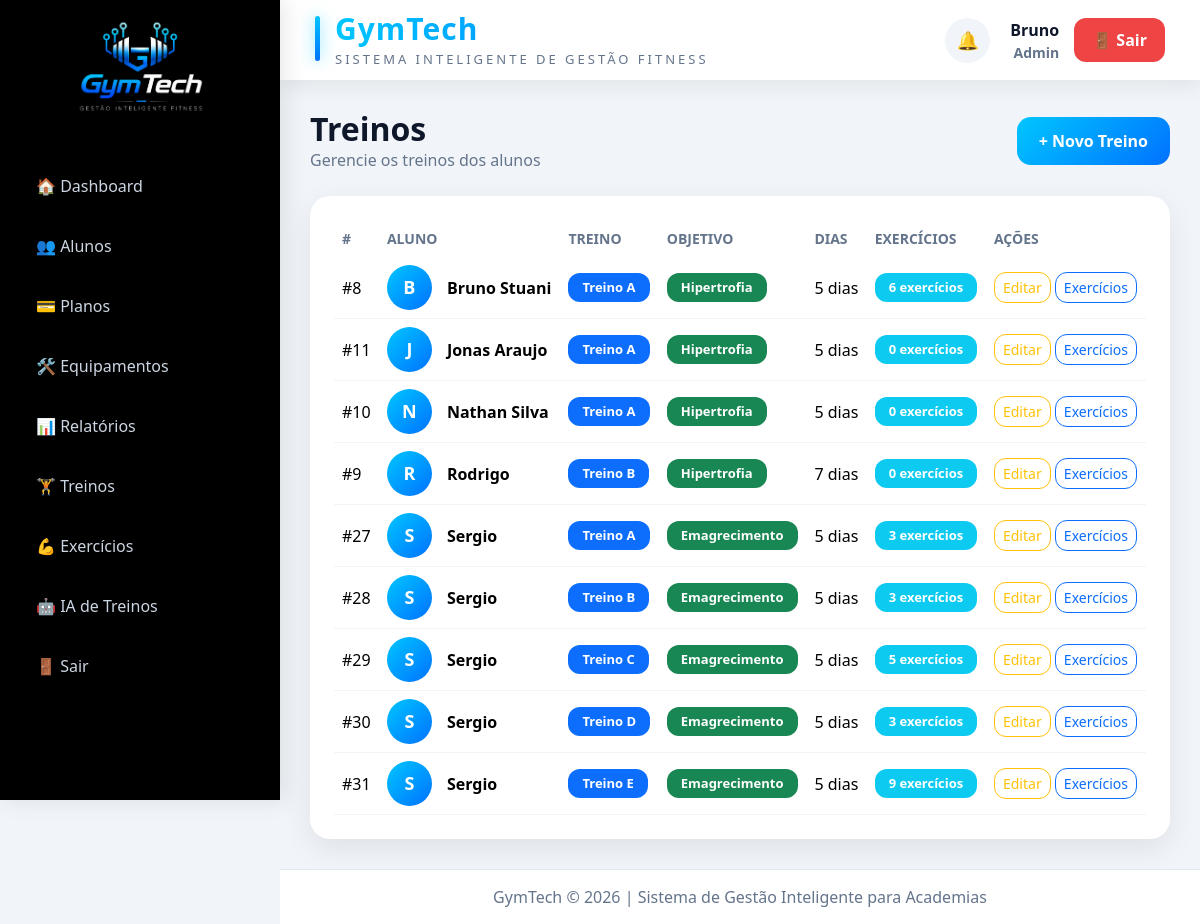
Screenshot of /public/index.php?controller=workout&action=index (signed in) with the database file from the repository.
### tables this page shows
CREATE TABLE `workouts` (
  `id` int(11) NOT NULL AUTO_INCREMENT,
  `student_id` int(11) NOT NULL,
  `workout_name` varchar(10) DEFAULT NULL,
  `objective` varchar(100) DEFAULT NULL,
  `training_days` int(11) DEFAULT NULL,
  `created_at` timestamp NOT NULL DEFAULT current_timestamp(),
  `trainer_id` int(11) DEFAULT NULL,
  PRIMARY KEY (`id`),
  KEY `fk_workout_trainer` (`trainer_id`),
  KEY `workouts_ibfk_1` (`student_id`),
  CONSTRAINT `fk_workout_trainer` FOREIGN KEY (`trainer_id`) REFERENCES `users` (`id`),
  CONSTRAINT `workouts_ibfk_1` FOREIGN KEY (`student_id`) REFERENCES `students` (`id`) ON DELETE CASCADE
);

CREATE TABLE `students` (
  `id` int(11) NOT NULL AUTO_INCREMENT,
  `name` varchar(100) NOT NULL,
  `email` varchar(100) NOT NULL,
  `age` int(11) DEFAULT NULL,
  `objective` varchar(100) DEFAULT NULL,
  `created_at` timestamp NOT NULL DEFAULT current_timestamp(),
  `plan_id` int(11) DEFAULT NULL,
  `user_id` int(11) DEFAULT NULL,
  `training_days` int(11) DEFAULT NULL,
  `experience_level` enum('beginner','intermediate','advanced') DEFAULT NULL,
  `limitations` text DEFAULT NULL,
  PRIMARY KEY (`id`),
  UNIQUE KEY `email` (`email`),
  KEY `fk_plan` (`plan_id`),
  KEY `fk_student_user` (`user_id`),
  CONSTRAINT `fk_plan` FOREIGN KEY (`plan_id`) REFERENCES `plans` (`id`),
  CONSTRAINT `fk_student_user` FOREIGN KEY (`user_id`) REFERENCES `users` (`id`) ON DELETE SET NULL
);

### app/controllers/WorkoutController.php (called while the page is built, shortened)
<?php
require_once __DIR__ . '/../models/Workout.php';
class WorkoutController extends Controller{
    public function index(){
        $model = new Workout();
        $workouts = $model->all();
        $this->view(
            'workouts/index',
            [
                'workouts' => $workouts
            ]
        );
    }
}

### public/index.php (called while the page is built, shortened)
<?php
require_once "../core/Model.php";
$action = $_GET['action'] ?? 'login';
$controllerObject = new $controllerName();
$controllerObject->$action();

### config/database.php (called while the page is built)
<?php
class Database {
    private $host = "localhost";
    private $dbname = "gym_system";
    private $user = "root";
    private $pass = "";
    public function connect() {
        try {
            $pdo = new PDO(
                "mysql:host={$this->host};dbname={$this->dbname};charset=utf8",
                $this->user,
                $this->pass
            );
            $pdo->setAttribute(PDO::ATTR_ERRMODE, PDO::ERRMODE_EXCEPTION);
            return $pdo;
        } catch(PDOException $e) {
            die("Erro na conexão: " . $e->getMessage());
        }
    }
}

### core/Model.php (called while the page is built, shortened)
<?php
require_once __DIR__ .'/../config/database.php';
class Model {
    public function __construct() {
        $database = new Database();
        $this->db = $database->connect();
    }
}

### app/models/Workout.php (called while the page is built, shortened)
<?php
require_once __DIR__ . '/../../core/Model.php';
class Workout extends Model {
public function all(){
    $sql = "
        SELECT
            w.*,
            s.name AS student_name,
            u.name AS trainer_name,
            COUNT(we.id) AS total_exercises
        FROM workouts w
        LEFT JOIN students s
            ON s.id = w.student_id
        LEFT JOIN users u
            ON u.id = w.trainer_id
        LEFT JOIN workout_exercises we
            ON we.workout_id = w.id
        GROUP BY w.id
        ORDER BY s.name, w.workout_name
    ";
    $stmt = $this->db->query($sql);
    return $stmt->fetchAll(PDO::FETCH_ASSOC);
}
}

### app/views/workouts/index.php (the view)
<div class="page-header">
    <div>
        <h2>
            Treinos
        </h2>
        <span>
            Gerencie os treinos dos alunos
        </span>
    </div>
    <a href="?controller=workout&action=create"
       class="btn btn-gradient">
        + Novo Treino
    </a>
</div>
<div class="glass-card p-4 mt-4">
    <div class="table-responsive">
        <table class="table modern-table align-middle">
            <thead>
                <tr>
                    <th>#</th>
                    <th>Aluno</th>
                    <th>Treino</th>
                    <th>Objetivo</th>
                    <th>Dias</th>
                    <th>Exercícios</th>
                    <th>Ações</th>
                </tr>
            </thead>
            <tbody>
            <?php foreach($workouts as $workout): ?>
                <tr>
                    <td>
                        #<?= $workout['id'] ?>
                    </td>
                    <td>
                        <div class="student-info">
                            <div class="avatar">
                                <?= strtoupper(substr($workout['student_name'],0,1)) ?>
                            </div>
                            <div>
                                <strong>
                                    <?= $workout['student_name'] ?>
                                </strong>
                            </div>
                        </div>
                    </td>
                    <td>
                        <span class="badge bg-primary">
                            <?= $workout['workout_name'] ?>
                        </span>
                    </td>
                    <td>
                        <span class="badge bg-success">
                            <?= $workout['objective'] ?>
                        </span>
                    </td>
                    <td>
                        <?= $workout['training_days'] ?> dias
                    </td>
                    <td>
                        <span class="badge bg-info">
                            <?= $workout['total_exercises'] ?> exercícios
                        </span>
                    </td>
                    <td>
                        <a href="?controller=workout&action=edit&id=<?= $workout['id'] ?>"
                           class="btn btn-outline-warning btn-sm">
                            Editar
                        </a>
                        <a href="?controller=workout&action=manageExercises&id=<?= $workout['id'] ?>"
                           class="btn btn-outline-primary btn-sm">
                            Exercícios
                        </a>
                    </td>
                </tr>
            <?php endforeach; ?>
            </tbody>
        </table>
    </div>
</div>

### public/assets/css/student_workout.css (style rules this page uses)
.badge { font-size:.85rem; padding:8px 14px; }
.btn { border-radius:12px; }
h2 { font-weight:700; }

### public/assets/css/style.css (style rules this page uses)
:root { --primary:#00c6ff; --secondary:#0072ff; --dark:#0f172a; --card:#1e293b; --text:#e2e8f0; --sidebar:#020617; }
* { margin:0; padding:0; box-sizing:border-box; }
body { background:#f1f5f9; font-family:'Segoe UI',sans-serif; }
.glass-card { background:white; border:none; border-radius:20px; box-shadow:0 10px 30px rgba(0,0,0,.08); }
.page-header { display:flex; justify-content:space-between; align-items:center; }
.page-header h2 { font-size:32px; font-weight:700; color:#0f172a; margin:0; }
.page-header span { color:#64748b; }
.btn-gradient { background: linear-gradient( 90deg, #00c6ff, #0072ff ); color:white; border:none; padding:12px 22px; border-radius:14px; font-weight:600; text-decoration:none; transition:.3s; }
.modern-table { margin-bottom:0; }
.modern-table thead th { color:#64748b; font-size:14px; text-transform:uppercase; border:none; }
.modern-table tbody tr { transition:.3s; }
.modern-table td { border-color:#f1f5f9; }
.avatar { width:45px; height:45px; border-radius:50%; background:linear-gradient( 135deg, #00c6ff, #0072ff ); color:white; display:flex; align-items:center; justify-content:center; font-weight:700; font-size:18px; }
.student-info { display:flex; align-items:center; gap:15px; }
.badge { padding: 8px 14px; border-radius: 12px; font-size: 13px; font-weight: 600; }
.btn-gradient { background:linear-gradient( 135deg, #00c6ff, #0072ff ); border:none; color:white; }

### rows the page displays
workouts: id "8", student.name "B", student.name "Bruno Stuani", workout_name "Treino A", objective "Hipertrofia", training_days "5", total_exercises "6"
workouts: id "11", student.name "J", student.name "Jonas Araujo", workout_name "Treino A", objective "Hipertrofia", training_days "5", total_exercises "0"
workouts: id "10", student.name "N", student.name "Nathan Silva", workout_name "Treino A", objective "Hipertrofia", training_days "5", total_exercises "0"
workouts: id "9", student.name "R", student.name "Rodrigo", workout_name "Treino B", objective "Hipertrofia", training_days "7", total_exercises "0"
workouts: id "27", student.name "S", student.name "Sergio", workout_name "Treino A", objective "Emagrecimento", training_days "5", total_exercises "3"
workouts: id "28", student.name "S", student.name "Sergio", workout_name "Treino B", objective "Emagrecimento", training_days "5", total_exercises "3"
workouts: id "29", student.name "S", student.name "Sergio", workout_name "Treino C", objective "Emagrecimento", training_days "5", total_exercises "5"
workouts: id "30", student.name "S", student.name "Sergio", workout_name "Treino D", objective "Emagrecimento", training_days "5", total_exercises "3"
workouts: id "31", student.name "S", student.name "Sergio", workout_name "Treino E", objective "Emagrecimento", training_days "5", total_exercises "9"

### other values shown
$_SESSION['user']['name'] "Bruno"
$role "Admin"
